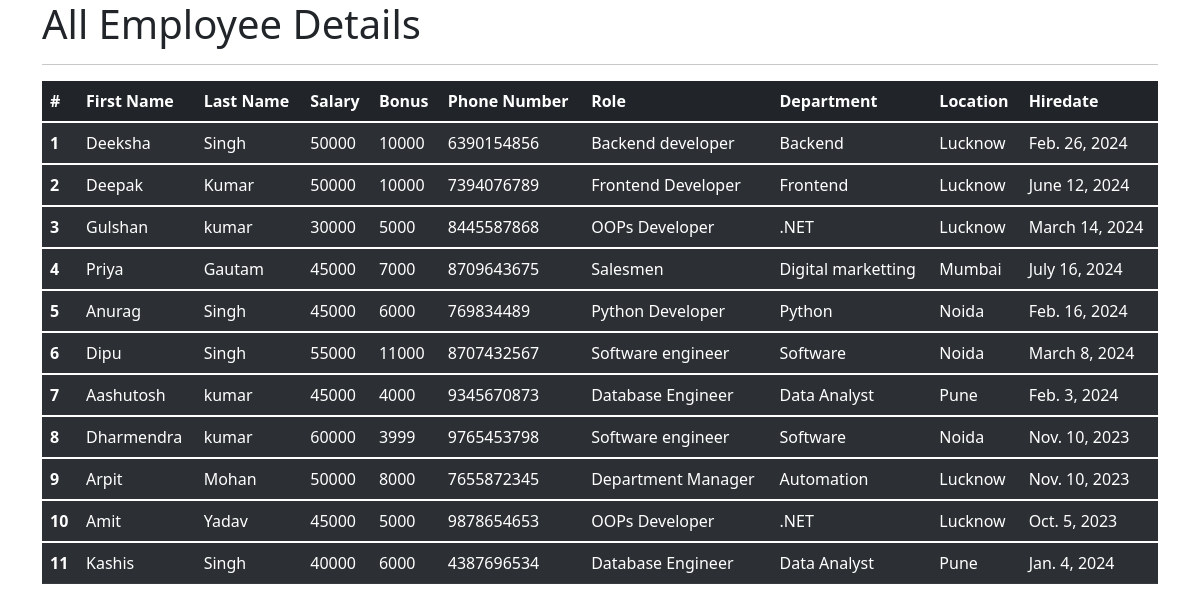
The app's page /all_emp with its own data.
### emp_app/models.py (models this page shows, shortened)
class Employee(models.Model):
    first_name = models.CharField(max_length=100, null=False)
    last_name = models.CharField(max_length=100)
    dept = models.ForeignKey(Department, on_delete=models.CASCADE, related_name='employees_department')
    salary = models.IntegerField(default=0)
    bonus = models.IntegerField(default=0)
    role = models.ForeignKey(Role, on_delete=models.CASCADE, related_name='employees_role')
    phone = models.IntegerField(default=0)
    hire_date = models.DateField()

class Role(models.Model):
    name = models.CharField(max_length=100, null=False)

class Department(models.Model):
    name = models.CharField(max_length=100, null=False)
    location = models.CharField(max_length=100)

### emp_app/views.py (the view)
# urls.py: path('all_emp', views.all_emp, name = 'all_emp'),
def all_emp(request):
    emps = Employee.objects.all()
    context = {
        'emps': emps
    }
    return render(request, 'view_all_emp.html', context)

### emp_app/templates/view_all_emp.html (shortened to what this page needs)
<!DOCTYPE html>
<html lang="en">
<head>
    <link href="https://cdn.jsdelivr.net/npm/bootstrap@5.1.3/dist/css/bootstrap.min.css" rel="stylesheet">
</head>
<body>
    <div class="container">
        <h1>All Employee Details</h1>
        <hr>
        <table class="table table-dark table-striped">
            <thead>
              <tr>
                <th scope="col">#</th>
                <th scope="col">First Name</th>
                <th scope="col">Last Name</th>
                <th scope="col">Salary</th>
                <th scope="col">Bonus</th>
                <th scope="col">Phone Number</th>
                <th scope="col">Role</th>
                <th scope="col">Department</th>
                <th scope="col">Location</th>
                <th scope="col">Hiredate</th>
              </tr>
            </thead>
                    {% for emp in emps %}
            <tbody>
              <tr>
                <th scope="row">{{emp.id}}</th>
                <td>{{emp.first_name}}</td>
                <td>{{emp.last_name}}</td>
                <td>{{emp.salary}}</td>
                <td>{{emp.bonus}}</td>
                <td>{{emp.phone}}</td>
                <td>{{emp.role.name}}</td>
                <td>{{emp.dept.name}}</td>
                <td>{{emp.dept.location}}</td>
                <td>{{emp.hire_date}}</td>
              </tr>
            </tbody>
                    {% endfor %}
          </table>
    </div>
</body>
</html>

### records on screen
Employee: id "1", first_name "Deeksha", last_name "Singh", salary "50000", bonus "10000", phone "6390154856", role.name "Backend developer", dept.name "Backend", dept.location "Lucknow", hire_date "Feb. 26, 2024"
Employee: id "2", first_name "Deepak", last_name "Kumar", salary "50000", bonus "10000", phone "7394076789", role.name "Frontend Developer", dept.name "Frontend", dept.location "Lucknow", hire_date "June 12, 2024"
Employee: id "3", first_name "Gulshan", last_name "kumar", salary "30000", bonus "5000", phone "8445587868", role.name "OOPs Developer", dept.name ".NET", dept.location "Lucknow", hire_date "March 14, 2024"
Employee: id "4", first_name "Priya", last_name "Gautam", salary "45000", bonus "7000", phone "8709643675", role.name "Salesmen", dept.name "Digital marketting", dept.location "Mumbai", hire_date "July 16, 2024"
Employee: id "5", first_name "Anurag", last_name "Singh", salary "45000", bonus "6000", phone "769834489", role.name "Python Developer", dept.name "Python", dept.location "Noida", hire_date "Feb. 16, 2024"
Employee: id "6", first_name "Dipu", last_name "Singh", salary "55000", bonus "11000", phone "8707432567", role.name "Software engineer", dept.name "Software", dept.location "Noida", hire_date "March 8, 2024"
Employee: id "7", first_name "Aashutosh", last_name "kumar", salary "45000", bonus "4000", phone "9345670873", role.name "Database Engineer", dept.name "Data Analyst", dept.location "Pune", hire_date "Feb. 3, 2024"
Employee: id "8", first_name "Dharmendra", last_name "kumar", salary "60000", bonus "3999", phone "9765453798", role.name "Software engineer", dept.name "Software", dept.location "Noida", hire_date "Nov. 10, 2023"
Employee: id "9", first_name "Arpit", last_name "Mohan", salary "50000", bonus "8000", phone "7655872345", role.name "Department Manager", dept.name "Automation", dept.location "Lucknow", hire_date "Nov. 10, 2023"
Employee: id "10", first_name "Amit", last_name "Yadav", salary "45000", bonus "5000", phone "9878654653", role.name "OOPs Developer", dept.name ".NET", dept.location "Lucknow", hire_date "Oct. 5, 2023"
Employee: id "11", first_name "Kashis", last_name "Singh", salary "40000", bonus "6000", phone "4387696534", role.name "Database Engineer", dept.name "Data Analyst", dept.location "Pune", hire_date "Jan. 4, 2024"
